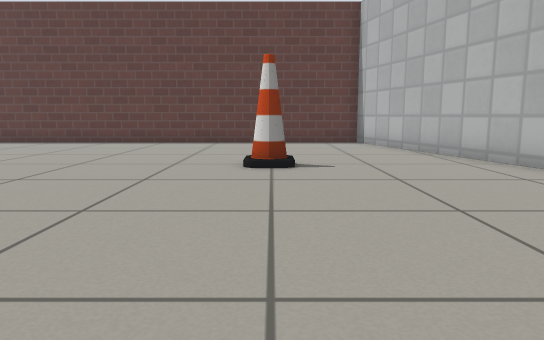
View 1 (above)

21 first-person views from a walk through a robot-simulator world made for Gazebo. The camera is 0.5 m above the floor, tilts 8° down and sees 70° across. The floor is counted in squares, 0.5 m on a side. Each view is taken from the middle of a square. On the plan, view 1 faces up. The plan holds only what a view shows up to about 13 squares ahead; the rest is blank. The place goes on beyond the plan. Gazebo's built-in surfaces are drawn with simple patterns.

View 2
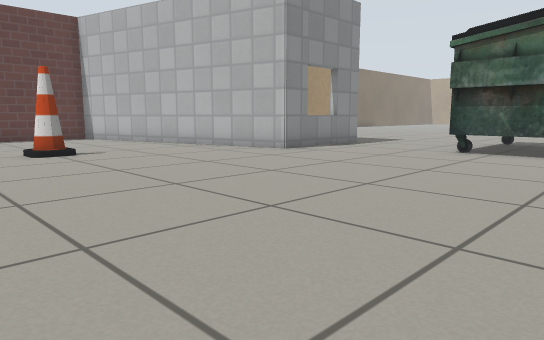

View 3
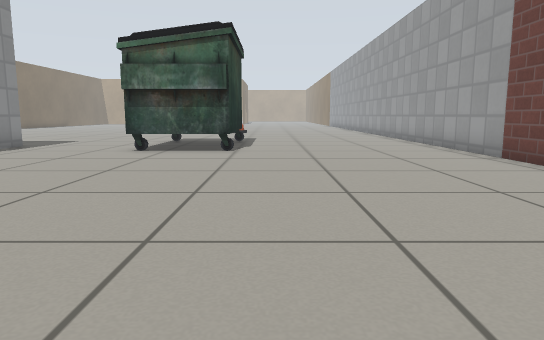

View 4
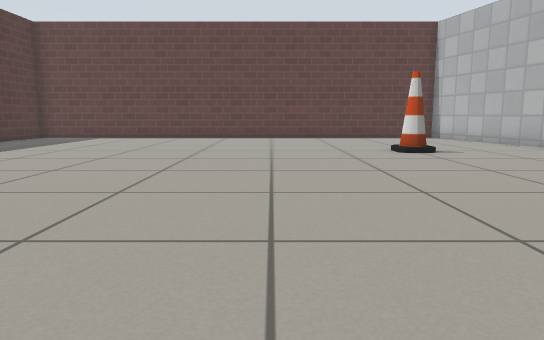

View 5
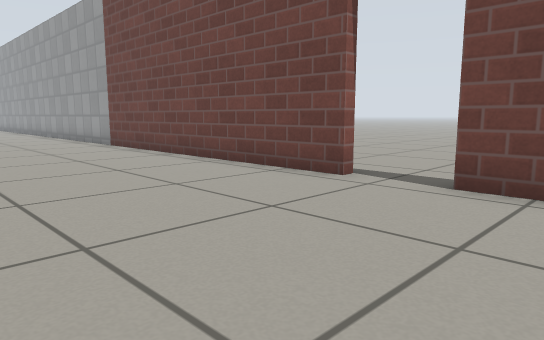

View 6
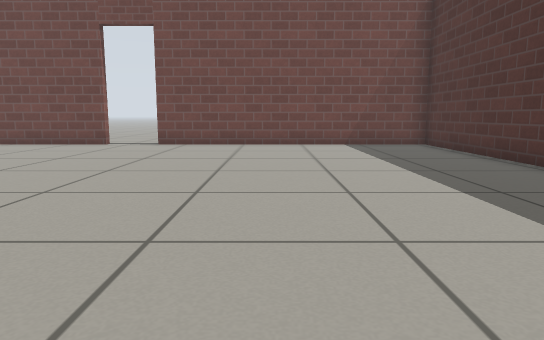

View 7
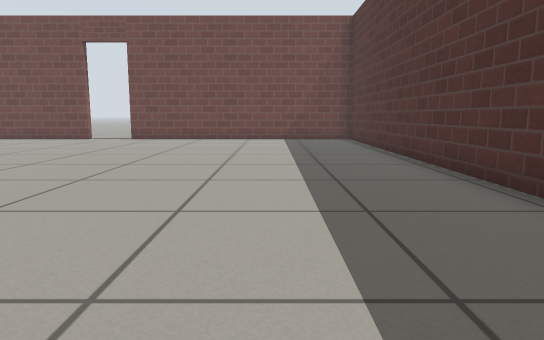

View 8
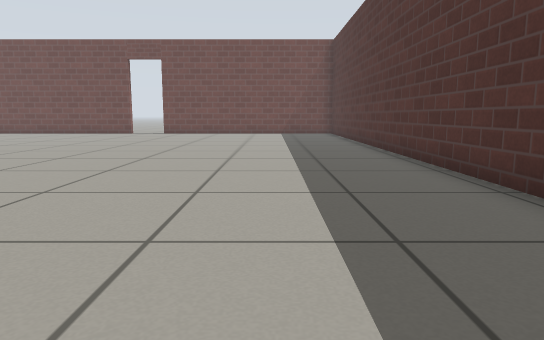

View 9
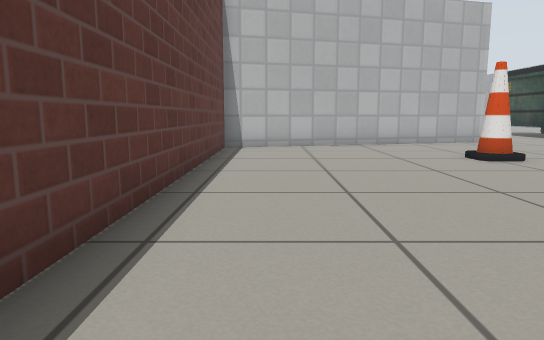

View 10
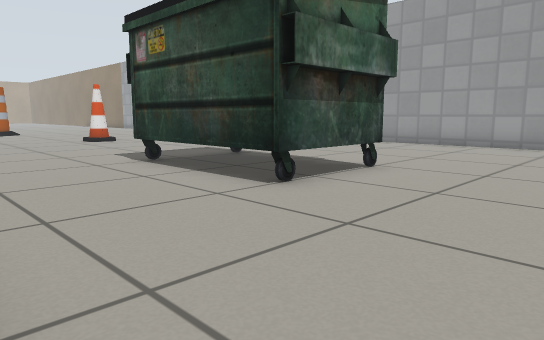

View 11
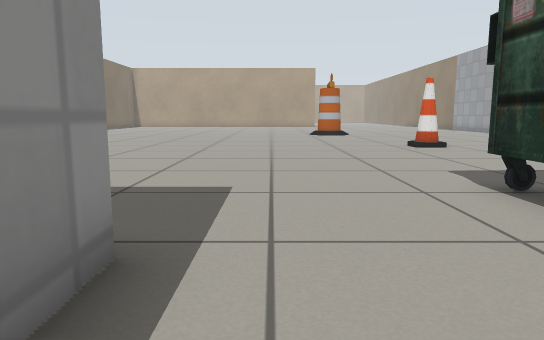

View 12
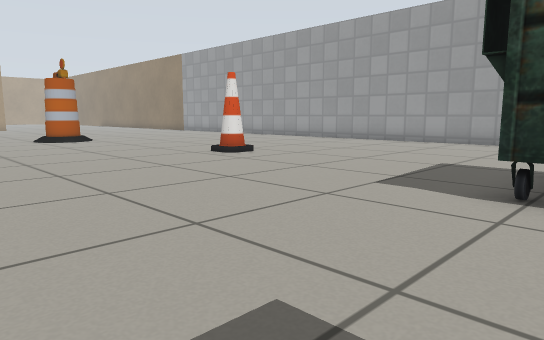

View 13
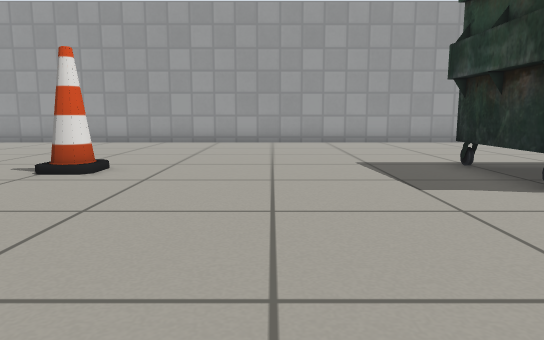

View 14
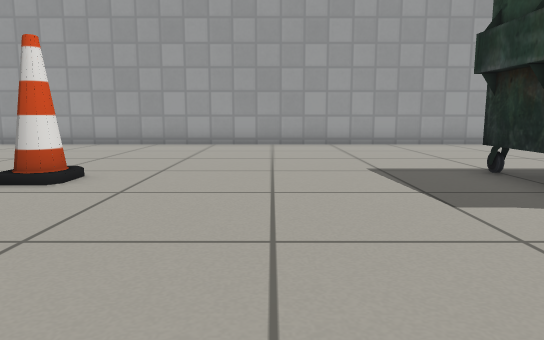

View 15
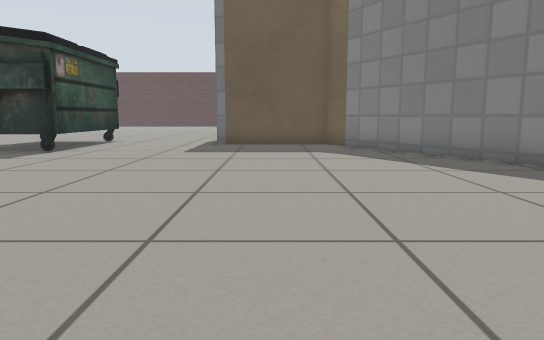

View 16
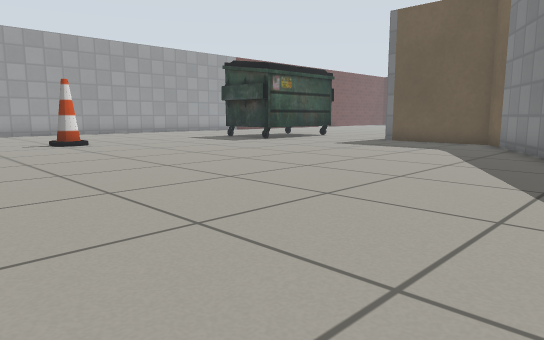

View 17
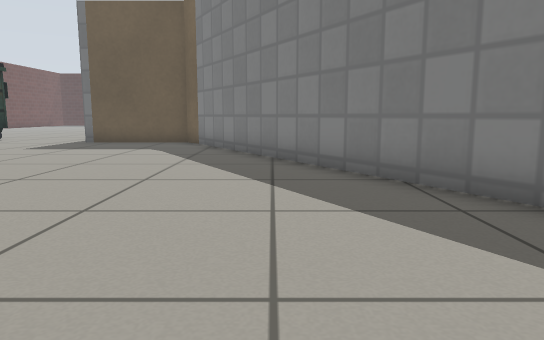

View 18
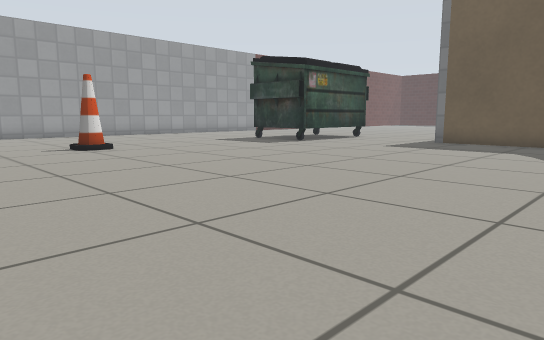

View 19
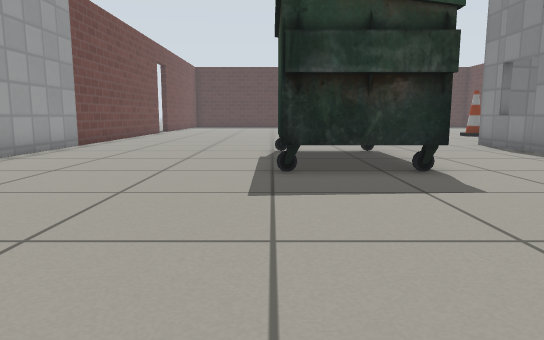

View 20
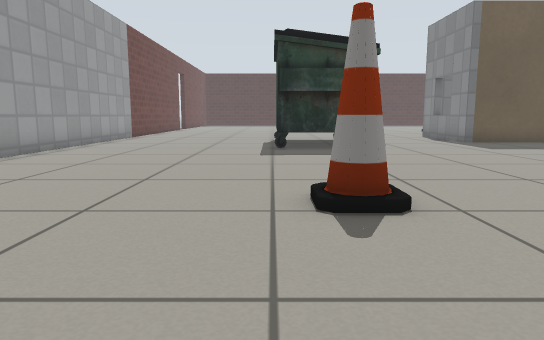

View 21
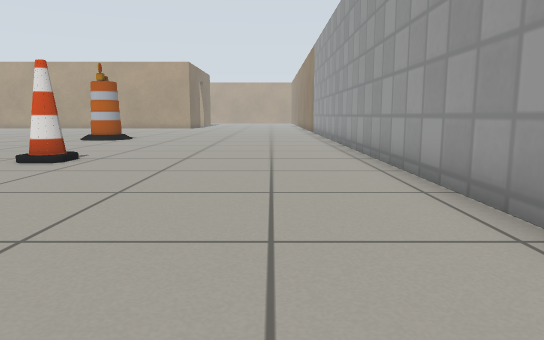

### Floor plan
Points are (right, up) in squares from view 1. A wall is a line through its corners. A room is listed if a view was taken in it or the views show most of it. See-through windows are left out.
Room 1 (views 1, 2, 3, 4, 5, 6, 7, 8, 9, 10)
walls: (5.7, 5.1) (3.2, 14.5) (-7, 14.5); (-3.4, -8.4) (6.6, -8.4); (-14.3, 8.4) (-14.3, -8.4) (-5, -8.4)
ways out: opening at (6.2, -1.6) to room 2; open door at (-4.3, -8.7)
objects: cone (0, 8)
Room 2 (views 11, 12, 13, 14, 15, 16, 17, 18, 19, 20, 21)
walls: (10.2, 9.4) (9.6, 8.9) (9.6, 5.1) (5.7, 5.1); (19.9, 15) (10.1, 9.4); (6.6, -8.4) (24.5, -8.4)
ways out: opening at (6.2, -1.6) to room 1
objects: dumpster (8, -2) to (13, 1); cone (19, -1) to (20, -1)

Where each view was taken, in squares from view 1:
view 1: 0 up, 0 right, facing up
view 2: 3 down, 3 left, facing up-right
view 3: 3 down, 3 left, facing right
view 4: 3 down, 4 left, facing up
view 5: 3 down, 7 left, facing down-right
view 6: 5 up, 9 left, facing down
view 7: 8 up, 11 left, facing down
view 8: 13 up, 11 left, facing down
view 9: 13 up, 9 left, facing right
view 10: 5 up, 4 right, facing down-right
view 11: 4 up, 7 right, facing right
view 12: 6 up, 11 right, facing down-right
view 13: 6 up, 16 right, facing down
view 14: 5 up, 16 right, facing down
view 15: 7 up, 23 right, facing left
view 16: 13 up, 24 right, facing down-left
view 17: 12 up, 24 right, facing left
view 18: 11 up, 24 right, facing down-left
view 19: 2 down, 19 right, facing left
view 20: 2 down, 24 right, facing left
view 21: 6 down, 11 right, facing right
